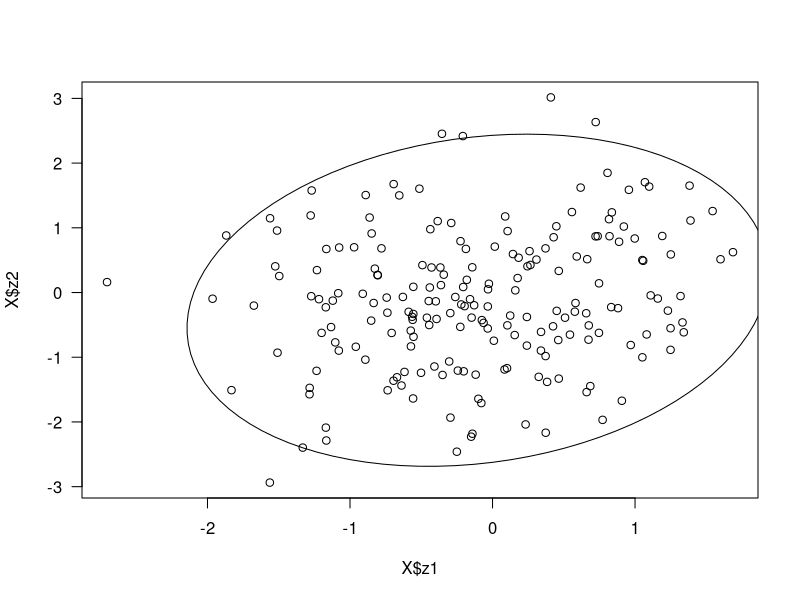
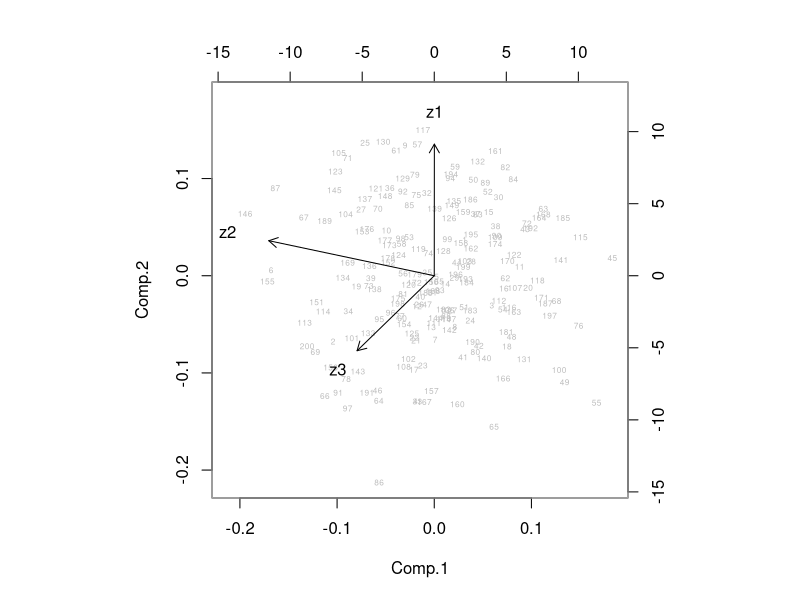

Reproduce these figures in R, in order.
## ---- chunk 1
knitr::opts_chunk$set(echo = TRUE)
## ---- chunk 2
cm = matrix(c(0.7, 0.2, -0.3,
              0.2, 1.2, 0.4,
              -0.3, 0.4, 0.6), 
              nrow=3)
cm
## ---- chunk 3
cm == t(cm)
## ---- chunk 4
cov2cor(cm)
## ---- chunk 5
library(MASS)
library(ellipse)

X = data.frame(mvrnorm(200, mu=c(0,0,0), Sigma=cm))
colnames(X) = c("z1", "z2", "z3")
head(X)
means = c(apply(X[,1:2], 2, mean))

plot(X$z1, X$z2, las=1)
lines(ellipse(cov(X[,1:2]), centre=means))
## ---- chunk 6
eigen(cm)
## ---- chunk 7
eigen(cm)$values/sum(eigen(cm)$values)
## ---- chunk 8
apply(eigen(cm)$vectors, 2, function(x) sqrt(sum(x^2)))
## ---- chunk 9
180/pi * acos(t(eigen(cm)$vectors[,1]) %*% eigen(cm)$vectors[,2])
## ---- chunk 10
cm
eigen(cm)$vectors %*% diag(eigen(cm)$values) %*% solve(eigen(cm)$vectors)
## ---- chunk 11
eigen(cm)$vectors[1:2, 1:2] %*% 
diag(eigen(cm)$values)[1:2, 1:2] %*% 
solve(eigen(cm)$vectors)[1:2, 1:2]
## ---- chunk 12
dim(as.matrix(X))
dim(as.matrix(eigen(cm)$vectors[,1]))

t1 = as.matrix(X) %*% eigen(cm)$vectors[,1]
t2 = as.matrix(X) %*% eigen(cm)$vectors[,2]
t3 = as.matrix(X) %*% eigen(cm)$vectors[,3]

c(var(X[,1]), var(X[,2]), var(X[,3]))
c(var(t1), var(t2), var(t3))
## ---- chunk 13
var(t1) + var(t2) + var(t3)
var(X[,1]) + var(X[,2]) + var(X[,3])
## ---- chunk 14
pca = princomp(X)
summary(pca)
## ---- chunk 15
pca$sdev^2/sum(pca$sdev^2)
eigen(cm)$values/sum(eigen(cm)$values)
## ---- chunk 16
pca$loadings[1:3, 1:3]
## ---- chunk 17
biplot(pca, col=c("grey", "black"), cex=c(.5, 1))
## ---- chunk 18
XX = as.data.frame(scale(X))
y = 0.5*XX$z1 -0.3*XX$z2 + 0.2*XX$z3 + rnorm(200, 0, 1)

m0 = lm(y~XX$z1+XX$z2+XX$z3)
summary(m0)
## ---- chunk 19
pca = princomp(XX)
pc1 = pca$scores[,1]
pc2 = pca$scores[,2]
pc3 = pca$scores[,3]

m3 = lm(y~pc1+pc2+pc3)
## ---- chunk 20
summary(m3)
## ---- chunk 21
Q = pca$loadings
b = as.matrix(summary(m3)$coefficients[-1,1])
dim(Q)
dim(b)
Q %*% b
## ---- chunk 22
m1 = lm(y~pc1)
summary(m1)
